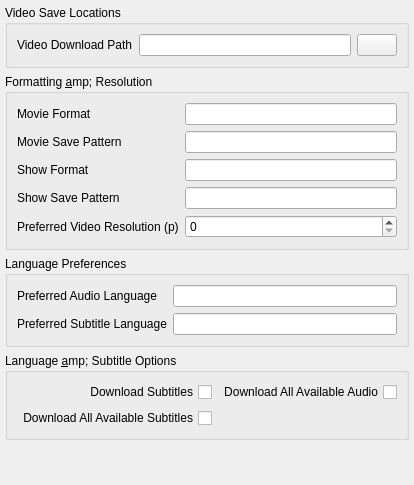
<widget class="QWidget" name="scroll_content_video"><layout class="QVBoxLayout" name="layout_scroll_video"><property name="leftMargin"><number>5</number></property><property name="topMargin"><number>5</number></property><property name="rightMargin"><number>5</number></property><property name="bottomMargin"><number>5</number></property><item><widget class="QGroupBox" name="gb_video_paths"><property name="title"><string>Video Save Locations</string></property><layout class="QFormLayout" name="form_video_paths"><item row="0" column="1"><widget class="QWidget" name="container_video_path"><layout class="QHBoxLayout" name="lay_video_path"><property name="leftMargin"><number>0</number></property><property name="topMargin"><number>0</number></property><property name="rightMargin"><number>0</number></property><property name="bottomMargin"><number>0</number></property><item><widget class="QLineEdit" name="video_download_path">
                       <property name="sizePolicy">
                        <sizepolicy hsizetype="Expanding" vsizetype="Fixed">
                         <horstretch>0</horstretch>
                         <verstretch>0</verstretch>
                        </sizepolicy>
                       </property>
                       <property name="minimumSize">
                        <size>
                         <width>0</width>
                         <height>0</height>
                        </size>
                       </property>
                      </widget>
                     </item><item><widget class="QPushButton" name="btn_video_download_path">
                       <property name="text">
                        <string />
                       </property>
                      </widget>
                     </item></layout></widget></item><item row="0" column="0"><widget class="QLabel" name="lbl_row_video_download_path"><property name="text"><string>Video Download Path</string></property></widget></item></layout></widget></item><item><widget class="QGroupBox" name="gb_video_formats"><property name="title"><string>Formatting &amp;amp; Resolution</string></property><layout class="QFormLayout" name="form_video_formats"><item row="0" column="0"><widget class="QLabel" name="lbl_row_movie_file_format"><property name="text"><string>Movie Format</string></property></widget></item><item row="0" column="1"><widget class="QLineEdit" name="movie_file_format" />
                     </item><item row="1" column="0"><widget class="QLabel" name="lbl_row_movie_path_formatter"><property name="text"><string>Movie Save Pattern</string></property></widget></item><item row="1" column="1"><widget class="QLineEdit" name="movie_path_formatter" />
                     </item><item row="2" column="0"><widget class="QLabel" name="lbl_row_show_file_format"><property name="text"><string>Show Format</string></property></widget></item><item row="2" column="1"><widget class="QLineEdit" name="show_file_format" />
                     </item><item row="3" column="0"><widget class="QLabel" name="lbl_row_show_path_formatter"><property name="text"><string>Show Save Pattern</string></property></widget></item><item row="3" column="1"><widget class="QLineEdit" name="show_path_formatter" />
                     </item><item row="4" column="0"><widget class="QLabel" name="lbl_row_preferred_video_resolution"><property name="text"><string>Preferred Video Resolution (p)</string></property></widget></item><item row="4" column="1"><widget class="QSpinBox" name="preferred_video_resolution">
                       <property name="minimumSize">
                        <size>
                         <width>0</width>
                         <height>0</height>
                        </size>
                       </property>
                       <property name="autoFillBackground">
                        <bool>false</bool>
                       </property>
                       <property name="minimum">
                        <number>0</number>
                       </property>
                       <property name="maximum">
                        <number>10000000</number>
                       </property>
                      </widget>
                     </item></layout></widget></item><item><widget class="QGroupBox" name="gb_video_langs"><property name="title"><string>Language Preferences</string></property><layout class="QFormLayout" name="form_video_langs"><item row="0" column="0"><widget class="QLabel" name="lbl_row_preferred_audio_language"><property name="text"><string>Preferred Audio Language</string></property></widget></item><item row="0" column="1"><widget class="QLineEdit" name="preferred_audio_language" />
                     </item><item row="1" column="0"><widget class="QLabel" name="lbl_row_preferred_subtitle_language"><property name="text"><string>Preferred Subtitle Language</string></property></widget></item><item row="1" column="1"><widget class="QLineEdit" name="preferred_subtitle_language" />
                     </item></layout></widget></item><item><widget class="QGroupBox" name="gb_video_opts"><property name="title"><string>Language &amp;amp; Subtitle Options</string></property><layout class="QGridLayout" name="grid_video_opts"><item row="0" column="0"><widget class="QCheckBox" name="download_subtitles">
                       <property name="toolTip">
                        <string />
                       </property>
                       <property name="layoutDirection">
                        <enum>Qt::RightToLeft</enum>
                       </property>
                       <property name="text">
                        <string>Download Subtitles</string>
                       </property>
                      </widget>
                     </item><item row="0" column="1"><widget class="QCheckBox" name="download_all_available_audio">
                       <property name="toolTip">
                        <string />
                       </property>
                       <property name="layoutDirection">
                        <enum>Qt::RightToLeft</enum>
                       </property>
                       <property name="text">
                        <string>Download All Available Audio</string>
                       </property>
                      </widget>
                     </item><item row="1" column="0"><widget class="QCheckBox" name="download_all_available_subtitles">
                       <property name="toolTip">
                        <string />
                       </property>
                       <property name="layoutDirection">
                        <enum>Qt::RightToLeft</enum>
                       </property>
                       <property name="text">
                        <string>Download All Available Subtitles</string>
                       </property>
                      </widget>
                     </item></layout></widget></item><item><spacer name="vertical_spacer_layout_scroll_video"><property name="orientation"><enum>Qt::Vertical</enum></property><property name="sizeHint" stdset="0"><size><width>20</width><height>40</height></size></property></spacer></item></layout></widget>
